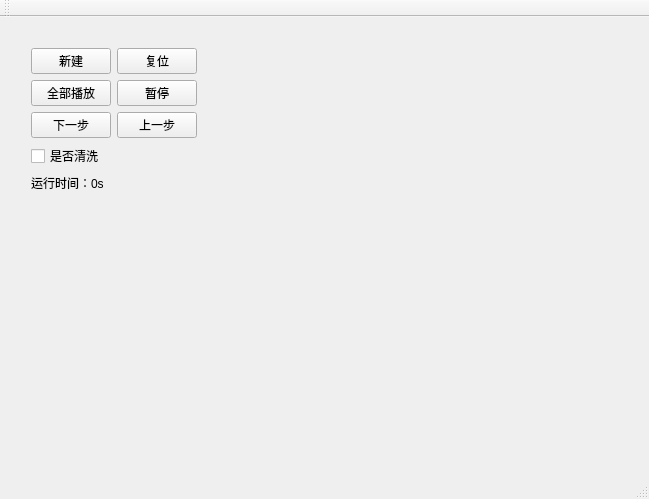
<?xml version="1.0" encoding="UTF-8"?>
<ui version="4.0">
 <class>MainWindow</class>
 <widget class="QMainWindow" name="MainWindow">
  <property name="geometry">
   <rect>
    <x>0</x>
    <y>0</y>
    <width>649</width>
    <height>499</height>
   </rect>
  </property>
  <property name="windowTitle">
   <string>MainWindow</string>
  </property>
  <widget class="QWidget" name="centralWidget">
   <widget class="QWidget" name="layoutWidget">
    <property name="geometry">
     <rect>
      <x>20</x>
      <y>20</y>
      <width>170</width>
      <height>156</height>
     </rect>
    </property>
    <layout class="QVBoxLayout" name="verticalLayout">
     <property name="sizeConstraint">
      <enum>QLayout::SetMinAndMaxSize</enum>
     </property>
     <item>
      <layout class="QGridLayout" name="gridLayout">
       <item row="0" column="1">
        <widget class="QPushButton" name="newBtn">
         <property name="text">
          <string>新建</string>
         </property>
        </widget>
       </item>
       <item row="1" column="2">
        <widget class="QPushButton" name="pauseBtn">
         <property name="text">
          <string>暂停</string>
         </property>
        </widget>
       </item>
       <item row="2" column="1">
        <widget class="QPushButton" name="nextBtn">
         <property name="text">
          <string>下一步</string>
         </property>
        </widget>
       </item>
       <item row="0" column="2">
        <widget class="QPushButton" name="resetBtn">
         <property name="text">
          <string>复位</string>
         </property>
        </widget>
       </item>
       <item row="2" column="2">
        <widget class="QPushButton" name="prevBtn">
         <property name="text">
          <string>上一步</string>
         </property>
        </widget>
       </item>
       <item row="1" column="1">
        <widget class="QPushButton" name="startBtn">
         <property name="text">
          <string>全部播放</string>
         </property>
        </widget>
       </item>
      </layout>
     </item>
     <item>
      <layout class="QGridLayout" name="gridLayout_2">
       <item row="1" column="0">
        <widget class="QCheckBox" name="cBtn">
         <property name="text">
          <string>是否清洗</string>
         </property>
         <property name="checkable">
          <bool>true</bool>
         </property>
         <property name="checked">
          <bool>false</bool>
         </property>
        </widget>
       </item>
       <item row="2" column="0">
        <widget class="QLabel" name="runLab">
         <property name="text">
          <string>运行时间：0s</string>
         </property>
        </widget>
       </item>
      </layout>
     </item>
    </layout>
   </widget>
  </widget>
  <widget class="QMenuBar" name="menuBar">
   <property name="geometry">
    <rect>
     <x>0</x>
     <y>0</y>
     <width>649</width>
     <height>21</height>
    </rect>
   </property>
  </widget>
  <widget class="QToolBar" name="mainToolBar">
   <attribute name="toolBarArea">
    <enum>TopToolBarArea</enum>
   </attribute>
   <attribute name="toolBarBreak">
    <bool>false</bool>
   </attribute>
  </widget>
  <widget class="QStatusBar" name="statusBar"/>
 </widget>
 <layoutdefault spacing="6" margin="11"/>
 <resources/>
 <connections/>
</ui>
